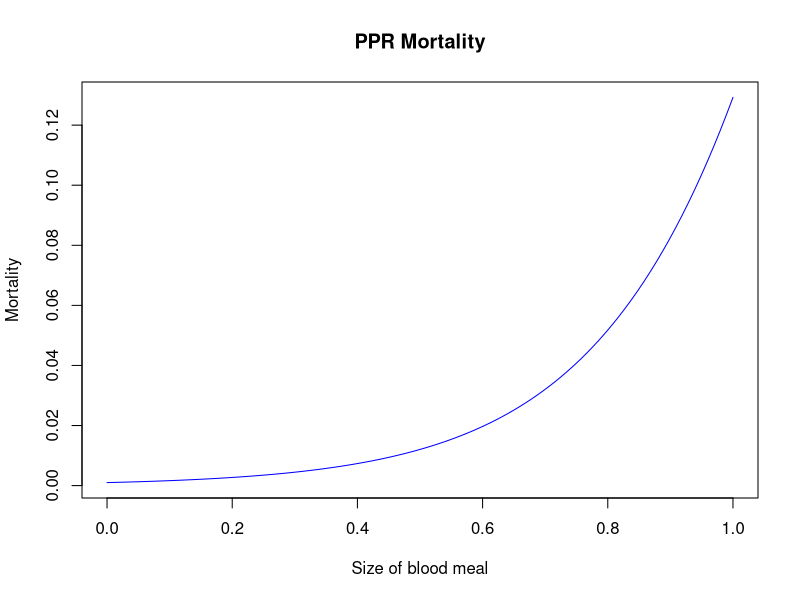
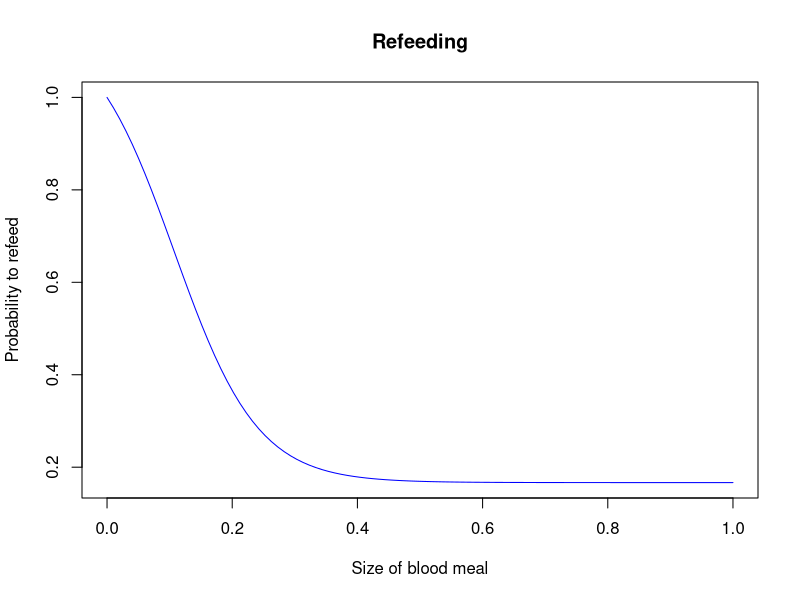
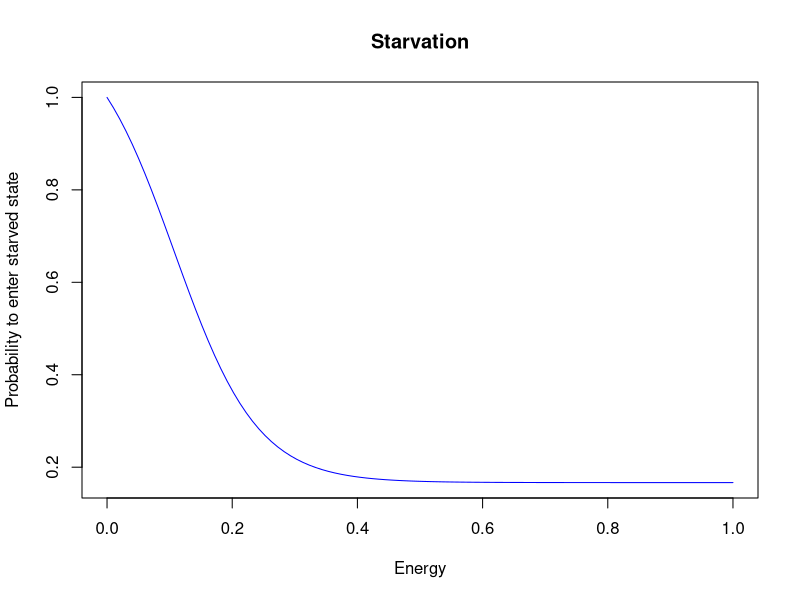
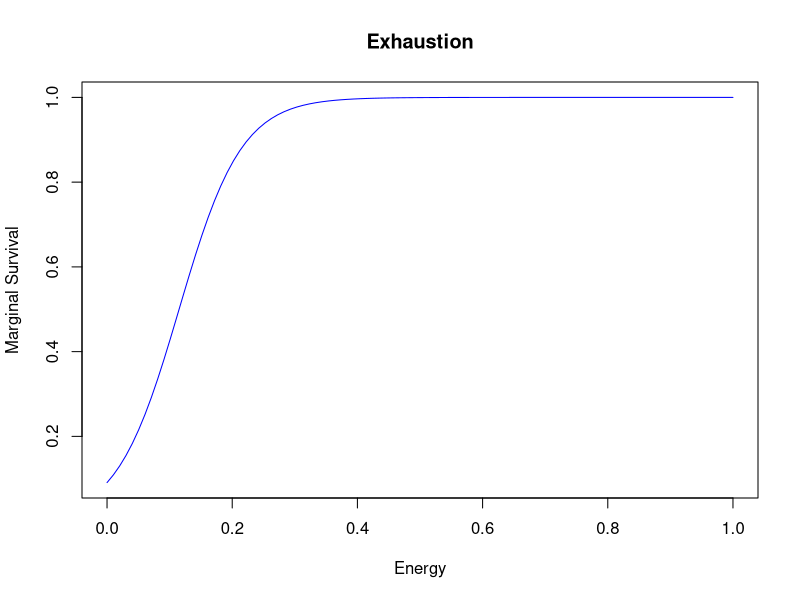
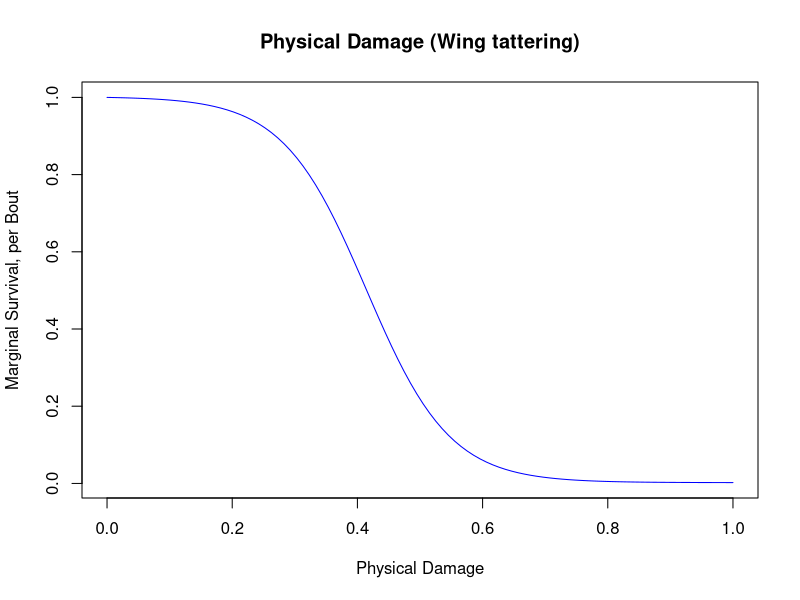
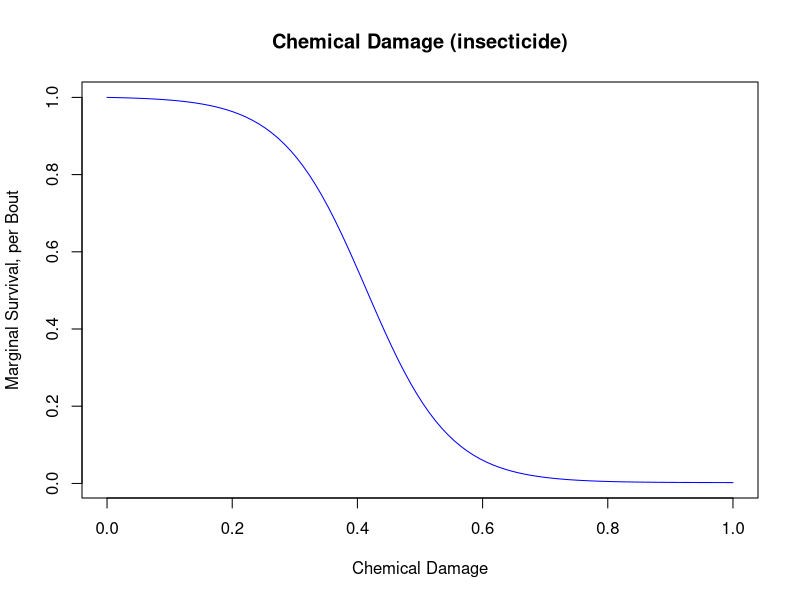
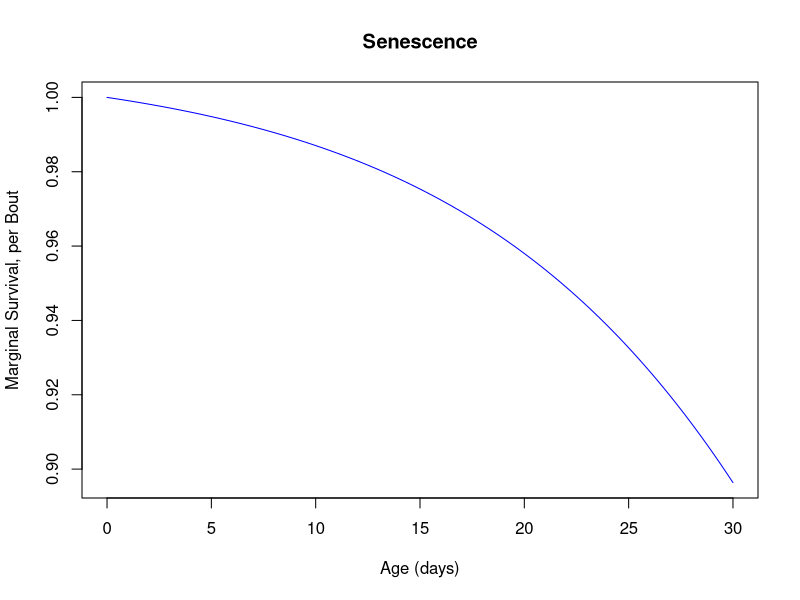
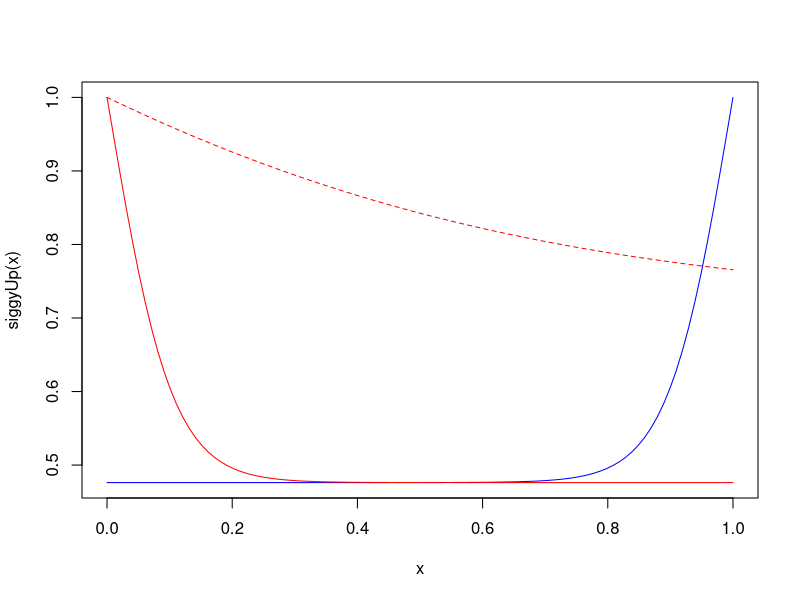

The R source for these figures, in order:
## ---- chunk 1
knitr::opts_chunk$set(echo = TRUE)
## ---- chunk 2
pPPRFlight <- function(x,PPR_a=5,PPR_b=1e3){
  exp(PPR_a*x)/(PPR_b + exp(PPR_a*x))
}
## ---- chunk 3
x=seq(0,1,length.out=100)
plot(x, pPPRFlight(x),type = "l", col ="blue", 
     xlab= "Size of blood meal", 
     ylab = "Mortality",
     main = "PPR Mortality")
## ---- chunk 4
pReFeed <- function(x,rf_a=15,rf_b=5){
  (2+rf_b)/(1+rf_b) - exp(rf_a*x)/(rf_b + exp(rf_a*x))
}
## ---- chunk 5
x=seq(0,1,length.out=100)
plot(x, pReFeed(x),type = "l", col ="blue", 
     xlab= "Size of blood meal", 
     ylab = "Probability to refeed",
     main = "Refeeding")
## ---- chunk 6
pSugarBout <- function(x,S_sa=15,S_sb=5){
  (2+S_sb)/(1+S_sb)-exp(S_sa*x)/(S_sb+exp(S_sa*x))
}
## ---- chunk 7
x=seq(0,1,length.out=100)
plot(x, pSugarBout(x),type = "l", col ="blue", 
     xlab= "Energy", 
     ylab = "Probability to enter starved state", 
     main = "Starvation")
## ---- chunk 8
pEnergySurvival <- function(x,S_a=20,S_b=10){
  exp(S_a*x)/(S_b + exp(S_a*x))
}
## ---- chunk 9
x=seq(0,1,length.out=100)
plot(x, pEnergySurvival(x),type = "l", col ="blue", 
     xlab= "Energy", 
     ylab = "Marginal Survival", 
     main = "Exhaustion")
## ---- chunk 10
pTatter <- function(x,ttr_a=15,ttr_b=500){
  (2+ttr_b)/(1+ttr_b) - exp(x*ttr_a)/(ttr_b + exp(x*ttr_a))
}
## ---- chunk 11
x=seq(0,1,length.out=100)
plot(x, pTatter(x),type = "l", col ="blue", 
     xlab= "Physical Damage", 
     ylab = "Marginal Survival, per Bout", 
     main = "Physical Damage (Wing tattering)")
## ---- chunk 12
pChem <- function(x,chm_a=15,chm_b=500){
  (2+chm_b)/(1+chm_b) - exp(x*chm_a)/(chm_b + exp(x*chm_a))
}
## ---- chunk 13
x=seq(0,1,length.out=100)
plot(x, pTatter(x),type = "l", col ="blue", 
     xlab= "Chemical Damage", 
     ylab = "Marginal Survival, per Bout", 
     main = "Chemical Damage (insecticide)")
## ---- chunk 14
pSenesce <- function(x,sns_a=0.085,sns_b=100){
  (2+sns_b)/(1+sns_b) - exp(x*sns_a)/(sns_b+exp(x*sns_a))
}
## ---- chunk 15
x=seq(0,30,length.out=100)
plot(x, pSenesce(x),type = "l", col ="blue", 
     xlab= "Age (days)", 
     ylab = "Marginal Survival, per Bout", 
     main = "Senescence")
## ---- chunk 16
siggyUp=function(x,a=20,b=1.1){
  (2+b^a)/(1+b^a) - exp((1-x)*a)/(b^a+exp((1-x)*a))
}

siggyDown=function(x,a=20,b=1.1){
  (2+b^a)/(1+b^a) - exp(x*a)/(b^a+exp(x*a))
}

siggyUp=function(x,a=20,b=1.1){
  (2+b)/(1+b) - exp((1-x)*a)/(b+exp((1-x)*a))
}

siggyDown=function(x,a=20,b=1.1){
  (2+b)/(1+b) - exp(x*a)/(b+exp(x*a))
}

x=seq(0,1,length.out=100)
plot(x, siggyUp(x),type = "l", col ="blue")
lines(x, siggyDown(x, a=2, b=.4), lty =2, col = "red")
lines(x, siggyDown(x),col="red")
